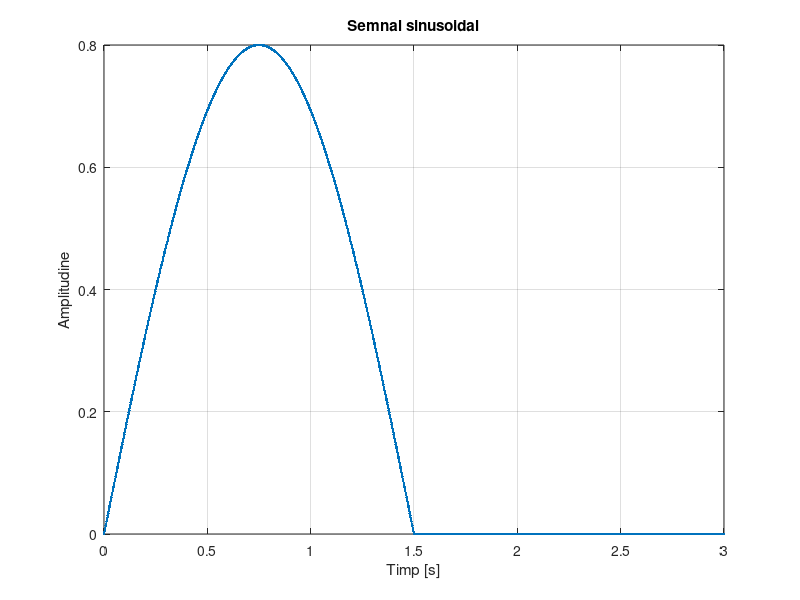
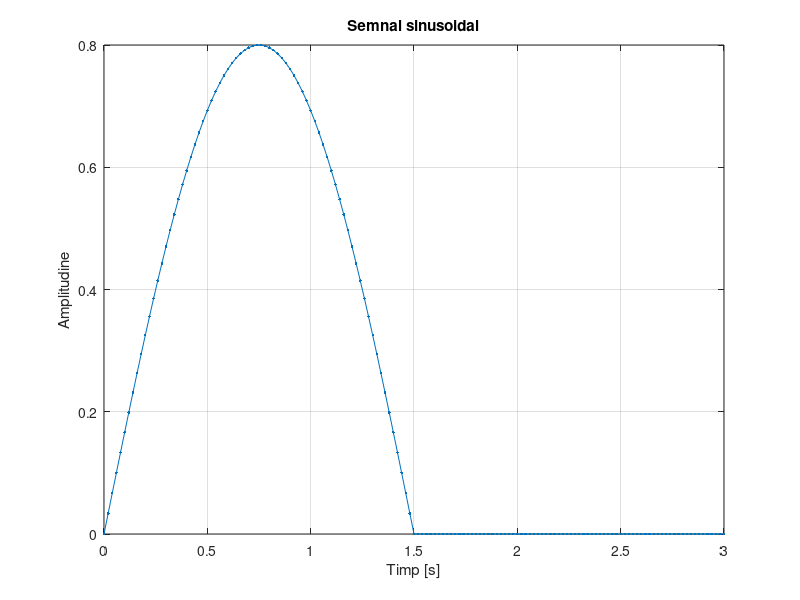
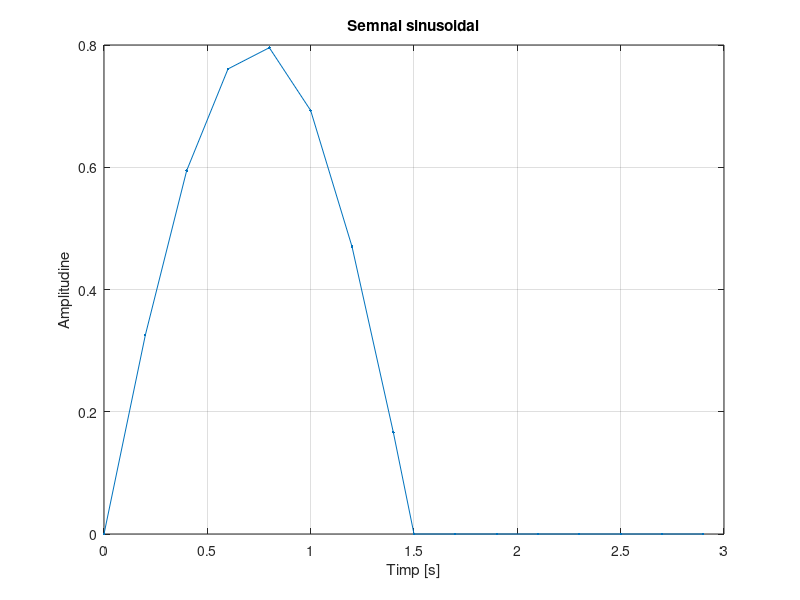

Here is the MATLAB script that generated these plots, in order:
%Semnal sinusoidal RMA  cu rezolutie temporara 2ms
A = 0.8;   % amplitudinea
T = 3; %perioada
F = 1 / T; % frecventa
t1 = 0:0.002:1.5; % timpul de la 0 la 1.5 secunde cu rezolutie temporara de 2ms
t2=1.5:0.002:3 ; %timpul de la 1.5 la 3 secunde care are amplitudinea 0
s1 = A*sin(2*pi*F*t1);     %  sin va desena un grafic sinusoidal cu amplitudinea A, perioada t si frecventa F
s2=0*t2;
figure
plot([t1,t2],[s1,s2],'.-'),xlabel('Timp [s]'),ylabel('Amplitudine'),title('Semnal sinusoidal'),grid; %se reprezinta grafic semnalul

%Semnal sinusoidal RMA  cu rezolutie temporara 20ms
A = 0.8;   % amplitudinea
T = 3; %perioada
F = 1 / T; % frecventa
t1 = 0:0.02:1.5; % timpul de la 0 la 1.5 secunde cu rezolutie temporara de 2ms
t2=1.5:0.02:3 ; %timpul de la 1.5 la 3 secunde care are amplitudinea 0
s1 = A*sin(2*pi*F*t1);     %  sin va desena un grafic sinusoidal cu amplitudinea A, perioada t si frecventa F
s2=0*t2;
figure
plot([t1,t2],[s1,s2],'.-'),xlabel('Timp [s]'),ylabel('Amplitudine'),title('Semnal sinusoidal'),grid; %se reprezinta grafic semnalul

%Semnal sinusoidal RMA  cu rezolutie temporara 200ms
A = 0.8;   % amplitudinea
T = 3; %perioada
F = 1 / T; % frecventa
t1 = 0:0.2:1.5; % timpul de la 0 la 1.5 secunde cu rezolutie temporara de 2ms
t2=1.5:0.2:3 ; %timpul de la 1.5 la 3 secunde care are amplitudinea 0
s1 = A*sin(2*pi*F*t1);     %  sin va desena un grafic sinusoidal cu amplitudinea A, perioada t si frecventa F
s2=0*t2;
figure
plot([t1,t2],[s1,s2],'.-'),xlabel('Timp [s]'),ylabel('Amplitudine'),title('Semnal sinusoidal'),grid; %se reprezinta grafic semnalul

